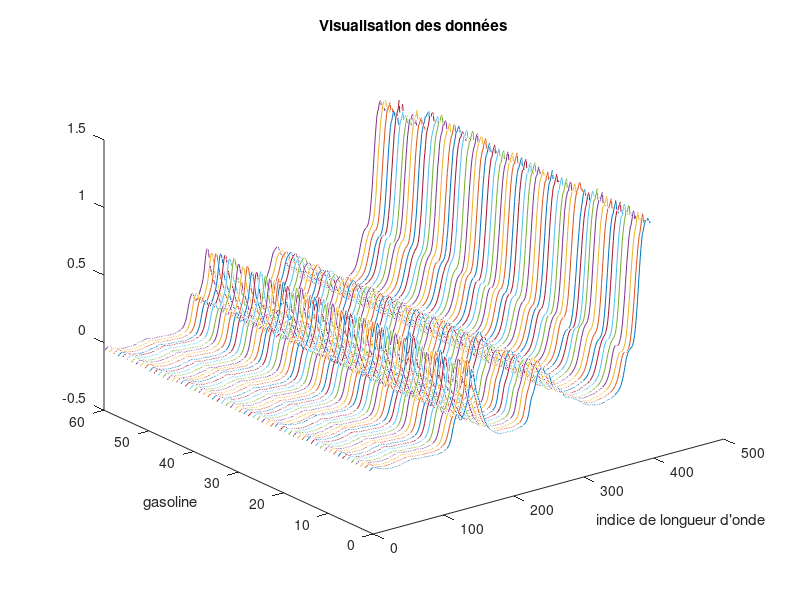

This chart was generated by the following MATLAB code: (Note: this script raises an error after producing the figure.)
%% Initialisation
clc;
clear;
close all;

% On charge une data set comprenant les intensités spectrales de 60 échantillons d'essence à 401 longueurs d'onde
load spectra

% On dispose de 60 type de gasoline (individus)
% NIR    : Spectroscopie dans l'infrarouge proche de 900 nm à 1700 nm (401 variables pour chaque octane aka type de gasoile)
% octane : Indice d'octane (mesure la résistance à l'auto-allumage du carburant)

%% Visualisation des données
figure(1)
plot3(repmat(1:401, 60, 1)', repmat((1:size(octane, 1))', 1,401)', NIR');
xlabel("indice de longueur d'onde");
ylabel("gasoline");
title('Visualisation des données');
% On remarque que les individus sont fortement corrélés   

%% PCR
Y = octane;
X = NIR;
k = 2;

[BetaPCR, Y_fitted_PCR] = PCR(Y, X, k);
R_2 = R_squared(Y, Y_fitted_PCR);
fprintf('multiple linear regression : R^2 = %.6f\n',R_2);
% On obtient une faible valeur prédictive de 0.19

figure(2)
plot(Y, Y_fitted_PCR,'bo')



